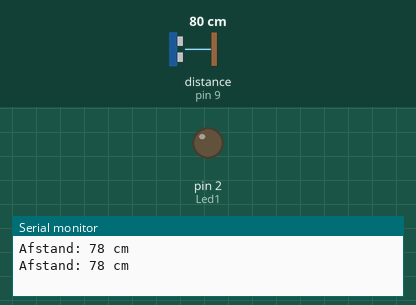
Bench run of a sketch on a simulated Arduino Uno, built with avr-gcc and run on an emulated ATmega328P. Shown: output pins drawn as LEDs (lit = HIGH), the last lines printed to the serial monitor. Wiring (inferred from the names in the program): ultrasonic range finder: trigger pin 8; echo pin 9. The test bench sets the inputs (shaded band); at power-on: distance to the obstacle (sensor on pin 9) 80 cm. The echo pulse lasts 58.3 µs per cm; pins used as bus, display or sensor lines are not drawn.

Above: at 1.8 s.
1.9 s: distance to the obstacle (sensor on pin 9) set to 23 cm
3.4 s: distance to the obstacle (sensor on pin 9) set to 18 cm
At 5.0 s:
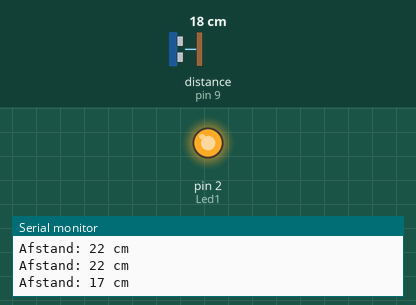
5.5 s: distance to the obstacle (sensor on pin 9) set to 35 cm
At 6.6 s:
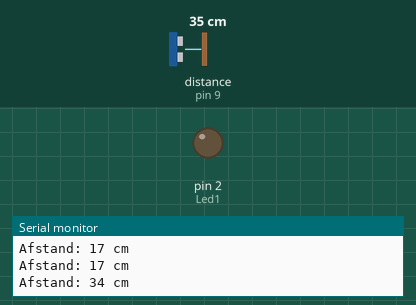
7.5 s: distance to the obstacle (sensor on pin 9) set to 2 cm
At 8.3 s:
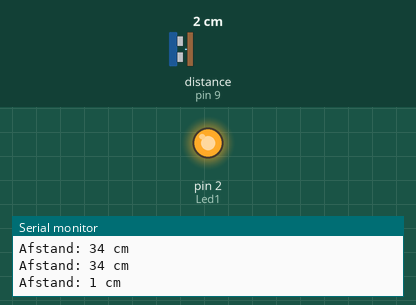
Timing chart, 0 to 10.5 s (numbered marks = the images above; inputs shaded):
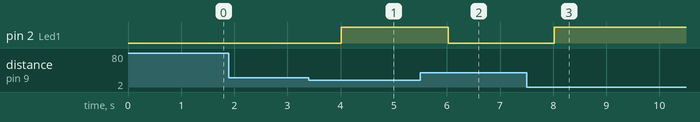

The sketch:

kenkoledstrip2.ino
```cpp
const int Led1 = 2;
const int AfstandTrig = 8;  // Ultrasone sensor trigger pin
const int AfstandEcho = 9;  // Ultrasone sensor echo pin
const int DISTANCE_THRESHOLD = 20;  // Set the distance threshold to turn off the LED strip

void setup() {
  pinMode(Led1, OUTPUT);
  pinMode(AfstandTrig, OUTPUT);
  pinMode(AfstandEcho, INPUT);
  Serial.begin(115200);
}

void loop() {
  // Stuur ultrasone puls
  digitalWrite(AfstandTrig, LOW);
  delayMicroseconds(2);
  digitalWrite(AfstandTrig, HIGH);
  delayMicroseconds(10);
  digitalWrite(AfstandTrig, LOW);

  // Meet de tijd die het duurt voordat het echo-signaal terugkomt
  int afstandWaarde = pulseIn(AfstandEcho, HIGH) * 0.034 / 2;

  // Print de gemeten afstand
  Serial.print("Afstand: ");
  Serial.print(afstandWaarde);
  Serial.println(" cm");

  // Controleer of de afstand minder is dan het drempelwaarde (threshold)
  if (afstandWaarde < DISTANCE_THRESHOLD) {
    // Zet het licht aan (LED)
    digitalWrite(Led1, HIGH);
  } else {
    // Zet het licht uit (LED)
    digitalWrite(Led1, LOW);
  }

  delay(1000); // Wacht 1 seconde voordat je opnieuw controleert
}
```

Measured:
- the behaviour switches between 21 and 20 cm on distance to the obstacle (sensor on pin 9) (found by bisection; images 0 and 1)
- after the input at 3.4 s, pin 2 (Led1): LOW → HIGH after 0.62 s
- after the input at 5.5 s, pin 2 (Led1): HIGH → LOW after 0.52 s
- after the input at 7.5 s, pin 2 (Led1): LOW → HIGH after 0.53 s
